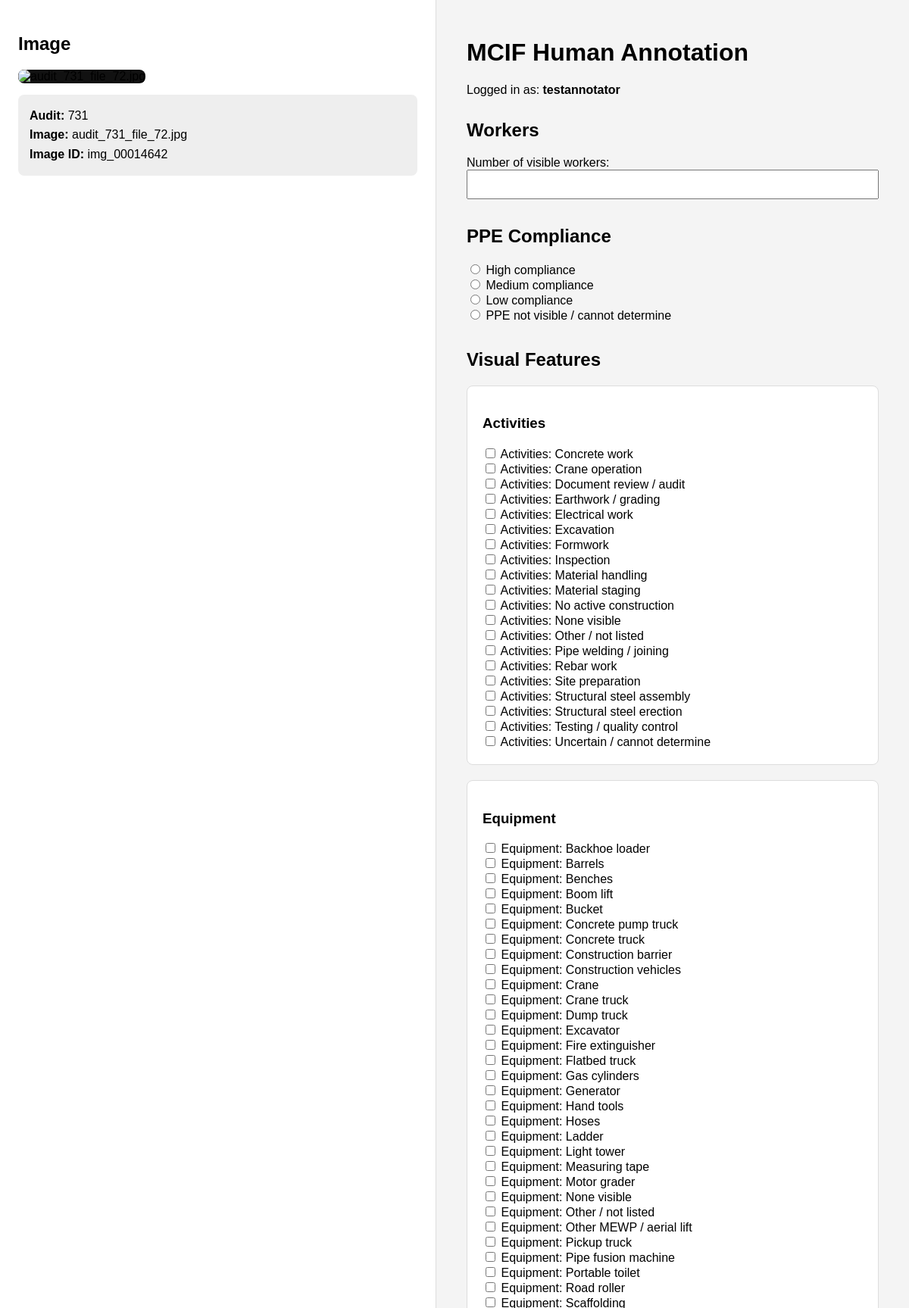
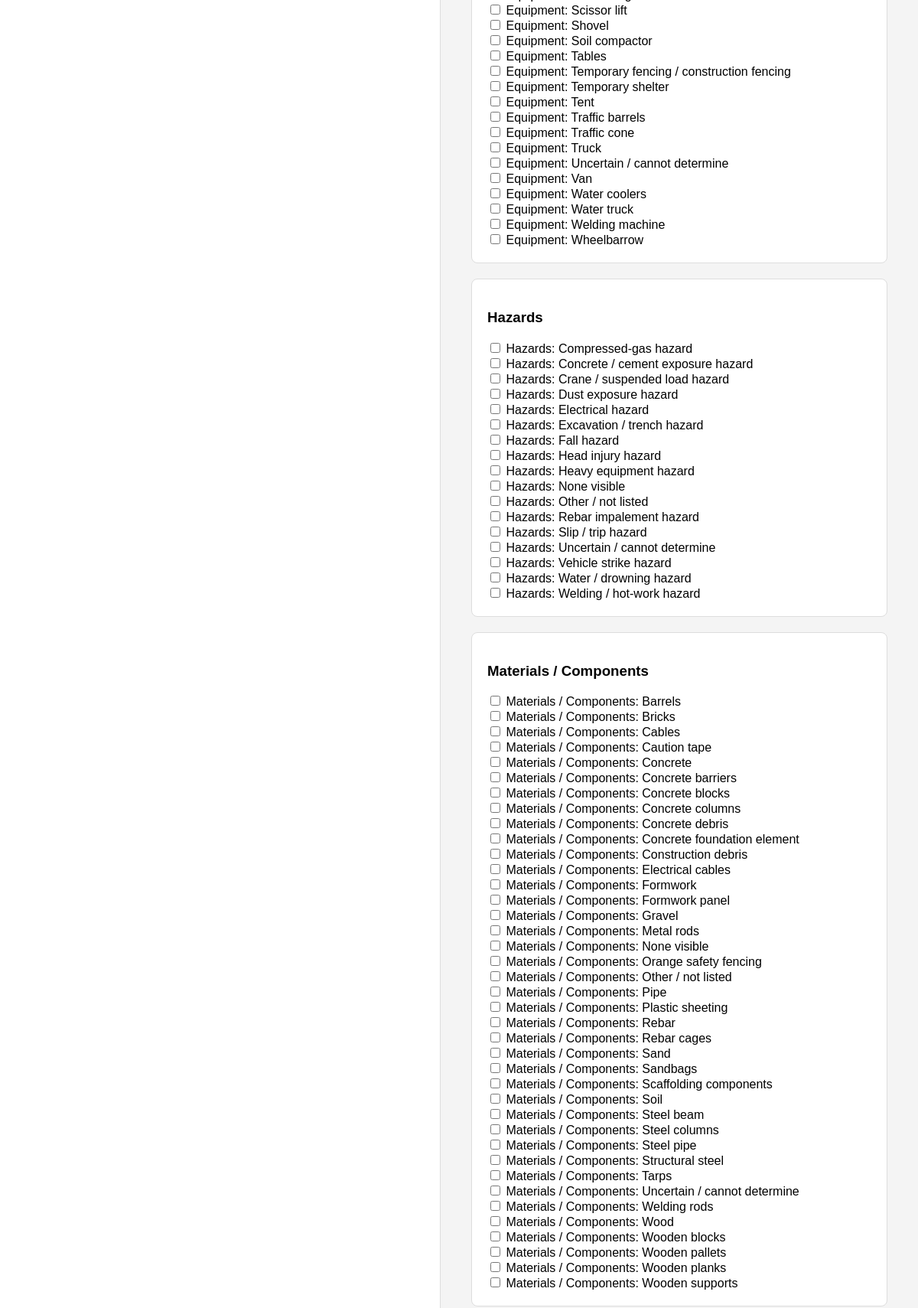
Page /annotate/ (signed in, upper part) on the committed database (2 pictures, top to bottom).
### annotation/models.py (models this page shows, shortened)
class Image(models.Model):
    image_id = models.CharField(
        max_length=100
    )
    audit_id = models.CharField(
        max_length=100,
        blank=True
    )
    filename = models.CharField(
        max_length=255
    )
    image_path = models.CharField(
        max_length=500
    )
    target_annotations = models.PositiveIntegerField(
        default=1
    )
    active = models.BooleanField(
        default=True
    )
    storage_backend = models.CharField(
    max_length=20,
    default="s3"
    )
    storage_bucket = models.CharField(
        max_length=255,
        default="bohrim-app"
    )
    storage_key = models.CharField(
        max_length=1000,
        blank=True
    )
    class Meta:
        constraints = [
            models.UniqueConstraint(
                fields=[
                    "audit_id",
                    "image_id"
                ],
                name="unique_audit_image"
            )
        ]

class TaxonomyCategory(models.Model):
    name = models.CharField(
        max_length=100,
        unique=True
    )

### annotation/views.py (the view, shortened to what this page needs)
@login_required
def annotate(request):
    user = request.user
    assignment = (
        ImageAssignment.objects
        .filter(
            annotator=user,
            status="assigned",
        )
        .select_related("image")
        .first()
    )
    if assignment is None:
        return render(
            request,
            "annotation/no_images.html",
        )
    image = assignment.image
    if request.method == "POST":
        form = AnnotationForm(
            request.POST
        )
        if form.is_valid():
            with transaction.atomic():
                annotation = (
                    Annotation.objects.create(
                        image=image,
                        annotator=user,
                        worker_count=(
                            form.cleaned_data[
                                "worker_count"
                            ]
                        ),
                        ppe_compliance=(
                            form.cleaned_data[
                                "ppe_compliance"
                            ]
                        ),
                        notes=(
                            form.cleaned_data[
                                "notes"
                            ]
                        ),
                        taxonomy_version="1.0",
                        completed=True,
                        completed_at=timezone.now(),
                    )
                )
                for field_info in (
                    form.taxonomy_fields
                ):
                    field_name = (
                        field_info["name"]
                    )
                    selected = (
                        form.cleaned_data.get(
                            field_name
                        )
                    )
                    if selected is None:
                        continue
                    if isinstance(
                        selected,
                        TaxonomyItem
                    ):
                        AnnotationSelection.objects.create(
                            annotation=annotation,
                            taxonomy_item=selected,
                        )
                    else:
                        for item in selected:
                            AnnotationSelection.objects.create(
                                annotation=annotation,
                                taxonomy_item=item,
                            )
                assignment.status = "completed"
                assignment.completed_at = timezone.now()
                assignment.save(
                    update_fields=[
                        "status",
                        "completed_at",
                    ]
                )
            return redirect(
                "annotate"
            )
    else:
        form = AnnotationForm()
    image_url = (
        get_presigned_image_url(
            image
        )
    )
    return render(
        request,
        "annotation/annotate.html",
        {
            "image": image,
            "image_url": image_url,
            "form": form,
        },
    )

### annotation/models.py (called while the page is built)
    def __str__(self):
        return (
            f"{self.category.name}: "
            f"{self.canonical_name}"
        )

### annotation/services/s3_storage.py (called while the page is built)
def get_presigned_image_url(image, expires_in=600):
    if image.storage_backend != "s3":
        raise ValueError(
            f"Unsupported storage backend: "
            f"{image.storage_backend}"
        )
    if not image.storage_bucket:
        raise ValueError(
            "Image has no S3 bucket."
        )
    if not image.storage_key:
        raise ValueError(
            "Image has no S3 object key."
        )
    s3 = boto3.client(
        "s3",
        region_name="us-east-1"
    )
    return s3.generate_presigned_url(
        ClientMethod="get_object",
        Params={
            "Bucket": image.storage_bucket,
            "Key": image.storage_key,
        },
        ExpiresIn=expires_in,
    )

### annotation/templates/annotation/annotate.html (shortened to what this page needs)
<!DOCTYPE html>
<html lang="en">
<head>
</head>
<body>
<div class="page-layout">
    <div class="image-panel">
        <div class="image-sticky">
            <h2>Image</h2>
            <img
                src="{{ image_url }}"
                alt="{{ image.filename }}"
            >
            <div class="metadata">
                <strong>Audit:</strong>
                {{ image.audit_id }}
                <br>
                <strong>Image:</strong>
                {{ image.filename }}
                <br>
                <strong>Image ID:</strong>
                {{ image.image_id }}
            </div>
        </div>
    </div>
    <div class="annotation-panel">
        <div class="top-bar">
            <h1>
                MCIF Human Annotation
            </h1>
            <p>
                Logged in as:
                <strong>
                    {{ request.user.username }}
                </strong>
            </p>
        </div>
        <form method="post">
            <section>
                <h2>Workers</h2>
                {{ form.worker_count.label_tag }}
                {{ form.worker_count }}
            </section>
            <section>
                <h2>PPE Compliance</h2>
                {{ form.ppe_compliance }}
            </section>
            <section>
                <h2>Visual Features</h2>
                {% for field in form %}
                    {% if field.name != "worker_count" and field.name != "ppe_compliance" and field.name != "notes" %}
                        <div class="category-box">
                            <h3>
                                {{ field.label }}
                            </h3>
                            {{ field }}
                        </div>
                    {% endif %}
                {% endfor %}
            </section>
        </form>
    </div>
</div>
</body>
</html>

### annotation/templates/annotation/annotate.html (style rules this page uses)
body { margin: 0; font-family: Arial, sans-serif; background-color: #f4f4f4; }
.page-layout { display: grid; grid-template-columns: 48% 52%; min-height: 100vh; }
.image-panel { background: white; padding: 24px; border-right: 1px solid #ddd; }
.image-sticky { position: sticky; top: 20px; }
.image-sticky img { width: 100%; max-height: 72vh; object-fit: contain; background: #111; border-radius: 8px; }
.metadata { margin-top: 15px; padding: 15px; background: #eeeeee; border-radius: 8px; line-height: 1.6; }
.annotation-panel { padding: 30px 40px; }
.top-bar { margin-bottom: 30px; }
section { margin-bottom: 35px; }
.category-box { background: white; padding: 20px; margin-bottom: 20px; border-radius: 8px; border: 1px solid #ddd; }
input[type="number"], textarea { width: 100%; padding: 10px; box-sizing: border-box; }

### rows in the picture
Image: audit_id "731", filename "audit_731_file_72.jpg", image_id "img_00014642"
TaxonomyCategory: label "Activities"
TaxonomyCategory: label "Equipment"
TaxonomyCategory: label "Hazards"
TaxonomyCategory: label "Materials / Components"

### other values in the picture
{{ request.user.username }} "testannotator"
